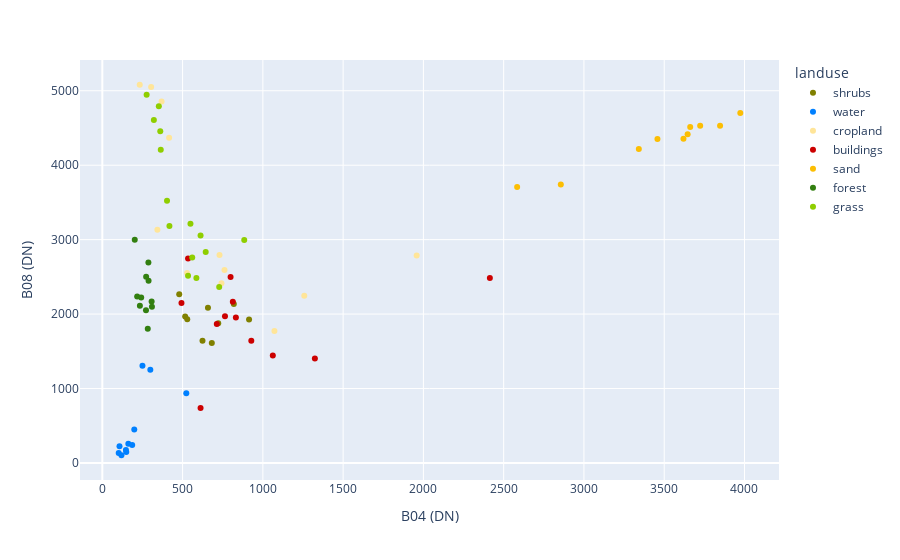

Here is the notebook cell this chart was saved with:
### Markdown cell above
The next step is to plot the landuse classes as a function of the different bands. In this example we use the bands Blue (B02) on the x-axis and Infrared (B08) on the y-axis.

### Code cell
# Get bands
band_x_axis = X[:,2]
band_y_axis = X[:,3]

# Make list with landuse classes and colors to be used in plot
landuse_classes_names_array = []
for landuse_class in sample_areas_array[(sample_areas_array > 0)]:
   landuse_classes_names_array.append(id_landuse_class_dict[landuse_class])
   
# Make a Pandas dataframe
df = pd.DataFrame({'x':band_x_axis, 'y':band_y_axis, 'landuse':landuse_classes_names_array})

# Plot (marginal_x='box', marginal_y='box',)
fig = px.scatter(df, x="x", y="y", color='landuse',  category_orders={"landuse": landuse_classes_list}, color_discrete_sequence=landuse_class_color_list, labels = {"x" : "B04 (DN)", "y" : "B08 (DN)", })
fig.show()

# Plot voor Waalwijk
if Waalwijk:

   # Select subset
   df = df[df['landuse'].isin(['water','buildings','sand','grass'])]
   df.plot(kind='scatter',x='x',y='y',c=df['landuse'].map(landuse_class_color_dict), xlabel='B04 (DN)', ylabel='B08 (DN)', grid=True)
   
   # Create legend
   legend_entries = []
   for key, value in landuse_class_color_dict.items(): 
      if key in ['water','buildings','sand','grass']:
         legend_entries.append(mpatches.Patch(color=value, label=key))
   plt.legend(handles=legend_entries, loc='lower right')

   # Gridline
   plt.grid(b=True, which='major', color='#666666', linestyle='-')
   plt.minorticks_on()
   plt.grid(b=True, which='minor', color='#999999', linestyle='-', alpha=0.2)

### Figure 1 — Plotly figure (JSON) as saved in the notebook; plotly's stock layout.template omitted (floating-point values rounded to 4 significant figures)
{"data": [{"hovertemplate": "landuse=shrubs<br>B04 (DN)=%{x}<br>B08 (DN)=%{y}<extra></extra>", "legendgroup": "shrubs", "marker": {"color": "#808000", "symbol": "circle"}, "mode": "markers", "name": "shrubs", "orientation": "v", "showlegend": true, "type": "scatter", "x": [529, 682, 914, 624, 479, 722, 819, 658, 516], "xaxis": "x", "y": [1929, 1610, 1928, 1643, 2265, 1878, 2134, 2086, 1968], "yaxis": "y"}, {"hovertemplate": "landuse=water<br>B04 (DN)=%{x}<br>B08 (DN)=%{y}<extra></extra>", "legendgroup": "water", "marker": {"color": "#0080ff", "symbol": "circle"}, "mode": "markers", "name": "water", "orientation": "v", "showlegend": true, "type": "scatter", "x": [107, 102, 250, 299, 186, 199, 162, 149, 147, 119, 523], "xaxis": "x", "y": [225, 132, 1307, 1251, 242, 449, 256, 147, 173, 103, 937], "yaxis": "y"}, {"hovertemplate": "landuse=cropland<br>B04 (DN)=%{x}<br>B08 (DN)=%{y}<extra></extra>", "legendgroup": "cropland", "marker": {"color": "#ffe599", "symbol": "circle"}, "mode": "markers", "name": "cropland", "orientation": "v", "showlegend": true, "type": "scatter", "x": [233, 761, 304, 369, 1958, 416, 742, 343, 528, 1258, 1072, 730], "xaxis": "x", "y": [5081, 2592, 5052, 4856, 2787, 4368, 2413, 3134, 2552, 2247, 1772, 2793], "yaxis": "y"}, {"hovertemplate": "landuse=buildings<br>B04 (DN)=%{x}<br>B08 (DN)=%{y}<extra></extra>", "legendgroup": "buildings", "marker": {"color": "#cc0000", "symbol": "circle"}, "mode": "markers", "name": "buildings", "orientation": "v", "showlegend": true, "type": "scatter", "x": [1324, 1062, 928, 612, 799, 764, 713, 493, 832, 2414, 534, 813], "xaxis": "x", "y": [1402, 1443, 1642, 737, 2499, 1969, 1866, 2150, 1954, 2484, 2747, 2165], "yaxis": "y"}, {"hovertemplate": "landuse=sand<br>B04 (DN)=%{x}<br>B08 (DN)=%{y}<extra></extra>", "legendgroup": "sand", "marker": {"color": "#fcbe03", "symbol": "circle"}, "mode": "markers", "name": "sand", "orientation": "v", "showlegend": true, "type": "scatter", "x": [3342, 2584, 3724, 2856, 3458, 3646, 3620, 3974, 3662, 3848], "xaxis": "x", "y": [4219, 3708, 4529, 3742, 4353, 4416, 4356, 4703, 4512, 4531], "yaxis": "y"}, {"hovertemplate": "landuse=forest<br>B04 (DN)=%{x}<br>B08 (DN)=%{y}<extra></extra>", "legendgroup": "forest", "marker": {"color": "#327f10", "symbol": "circle"}, "mode": "markers", "name": "forest", "orientation": "v", "showlegend": true, "type": "scatter", "x": [202, 273, 272, 287, 234, 283, 307, 309, 217, 242, 288], "xaxis": "x", "y": [2998, 2501, 2051, 2692, 2113, 1804, 2170, 2097, 2236, 2222, 2447], "yaxis": "y"}, {"hovertemplate": "landuse=grass<br>B04 (DN)=%{x}<br>B08 (DN)=%{y}<extra></extra>", "legendgroup": "grass", "marker": {"color": "#8fce00", "symbol": "circle"}, "mode": "markers", "name": "grass", "orientation": "v", "showlegend": true, "type": "scatter", "x": [364, 403, 352, 728, 321, 361, 549, 418, 586, 276, 612, 534, 644, 560, 884], "xaxis": "x", "y": [4206, 3521, 4792, 2365, 4608, 4456, 3213, 3182, 2486, 4947, 3057, 2514, 2833, 2760, 2994], "yaxis": "y"}], "layout": {"legend": {"title": {"text": "landuse"}, "tracegroupgap": 0}, "margin": {"t": 60}, "xaxis": {"anchor": "y", "domain": [0, 1], "title": {"text": "B04 (DN)"}}, "yaxis": {"anchor": "x", "domain": [0, 1], "title": {"text": "B08 (DN)"}}}}
